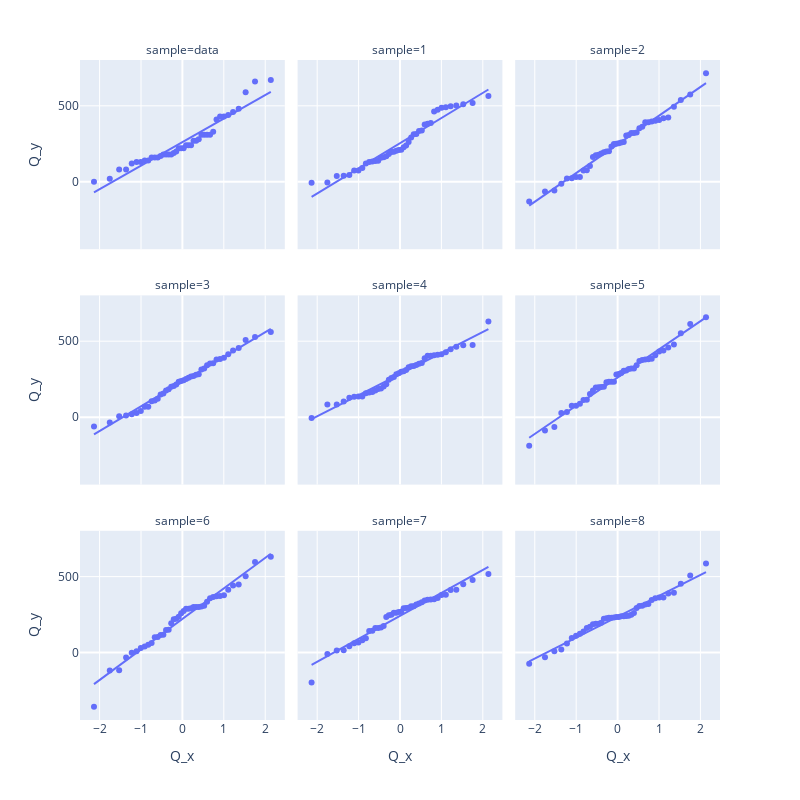

Notebook cell for this chart:
### Markdown cell above
Noch besser als der Vergleich des ursprünglichen Diagramms mit einem einzelnen Diagramm, das aus einer Normalverteilung generiert wurde, ist der Vergleich mit vielen weiteren Diagrammen, bei denen zufällig Daten aus einer Normalverteilung generiert wurden. Der folgende Code generiert 9 Plots: in der linken oberen Ecke sieht man den Q-Q-Plot, die den Originaldaten entspricht. Die restlichen Plots zeigen Q-Q-Plots von 8 verschiedenen simulierten *normalverteilten* Daten. Je nachdem, welches Gerät sie benutzen, kann es sinnvoll sein, die Parameter `width` und `height` zu modifizieren oder die Zoom Funktionalität von plotly zu benutzen.

### Code cell
(Q_x, Q_y) = probplot(dairy_queen['cal_fat'], fit=False)

sim_qq_data = [pd.DataFrame({"Q_x": Q_x, "Q_y": Q_y, "sample": "data"})]
for i in range(8):
    sim_norm = np.random.normal(size = len(dairy_queen['cal_fat']), loc = dqmean, scale = dqsd)
    (Q_x, Q_y) = probplot(sim_norm, fit=False)
    sim_qq_data.append( pd.DataFrame({"Q_x": Q_x, "Q_y": Q_y, "sample": str(i+1)}) )
sim_qq_data = pd.concat(sim_qq_data)

px.scatter(sim_qq_data, x="Q_x", y="Q_y", facet_col="sample", facet_col_wrap=3, trendline="ols", width=800, height=800)

### Figure 1 — Plotly figure (JSON) as saved in the notebook; plotly's stock layout.template omitted (floating-point values rounded to 4 significant figures)
{"data": [{"hovertemplate": "sample=data<br>Q_x=%{x}<br>Q_y=%{y}<extra></extra>", "legendgroup": "", "marker": {"color": "#636efa", "symbol": "circle"}, "mode": "markers", "name": "", "orientation": "v", "showlegend": false, "type": "scatter", "x": [-2.135, -1.754, -1.527, -1.36, -1.224, -1.107, -1.004, -0.9103, -0.8241, -0.7436, -0.6677, -0.5955, -0.5262, -0.4594, -0.3946, -0.3314, -0.2695, -0.2086, -0.1485, -0.08887, -0.02959, 0.02959, 0.08887, 0.1485, 0.2086, 0.2695, 0.3314, 0.3946, 0.4594, 0.5262, 0.5955, 0.6677, 0.7436, 0.8241, 0.9103, 1.004, 1.107, 1.224, 1.36, 1.527, 1.754, 2.135], "xaxis": "x7", "y": [0, 20, 80, 80, 120, 130, 130, 140, 140, 160, 160, 160, 170, 180, 180, 180, 180, 190, 200, 220, 220, 220, 240, 240, 240, 270, 270, 280, 310, 310, 310, 310, 330, 410, 430, 430, 440, 460, 480, 590, 660, 670], "yaxis": "y7"}, {"hovertemplate": "<b>OLS trendline</b><br>Q_y = 154.939 * Q_x + 260.476<br>R<sup>2</sup>=0.923481<br><br>sample=data<br>Q_x=%{x}<br>Q_y=%{y} <b>(trend)</b><extra></extra>", "legendgroup": "", "marker": {"color": "#636efa", "symbol": "circle"}, "mode": "lines", "name": "", "showlegend": false, "type": "scatter", "x": [-2.135, -1.754, -1.527, -1.36, -1.224, -1.107, -1.004, -0.9103, -0.8241, -0.7436, -0.6677, -0.5955, -0.5262, -0.4594, -0.3946, -0.3314, -0.2695, -0.2086, -0.1485, -0.08887, -0.02959, 0.02959, 0.08887, 0.1485, 0.2086, 0.2695, 0.3314, 0.3946, 0.4594, 0.5262, 0.5955, 0.6677, 0.7436, 0.8241, 0.9103, 1.004, 1.107, 1.224, 1.36, 1.527, 1.754, 2.135], "xaxis": "x7", "y": [-70.37, -11.29, 23.81, 49.77, 70.87, 88.95, 104.9, 119.4, 132.8, 145.3, 157.0, 168.2, 178.9, 189.3, 199.3, 209.1, 218.7, 228.2, 237.5, 246.7, 255.9, 265.1, 274.2, 283.5, 292.8, 302.2, 311.8, 321.6, 331.7, 342.0, 352.7, 363.9, 375.7, 388.2, 401.5, 416.0, 432.0, 450.1, 471.2, 497.1, 532.2, 591.3], "yaxis": "y7"}, {"hovertemplate": "sample=1<br>Q_x=%{x}<br>Q_y=%{y}<extra></extra>", "legendgroup": "", "marker": {"color": "#636efa", "symbol": "circle"}, "mode": "markers", "name": "", "orientation": "v", "showlegend": false, "type": "scatter", "x": [-2.135, -1.754, -1.527, -1.36, -1.224, -1.107, -1.004, -0.9103, -0.8241, -0.7436, -0.6677, -0.5955, -0.5262, -0.4594, -0.3946, -0.3314, -0.2695, -0.2086, -0.1485, -0.08887, -0.02959, 0.02959, 0.08887, 0.1485, 0.2086, 0.2695, 0.3314, 0.3946, 0.4594, 0.5262, 0.5955, 0.6677, 0.7436, 0.8241, 0.9103, 1.004, 1.107, 1.224, 1.36, 1.527, 1.754, 2.135], "xaxis": "x8", "y": [-6.656, -4.83, 38.24, 39.56, 44.35, 74.02, 74.91, 91.27, 120.1, 129.8, 132.7, 136.7, 138.3, 158.0, 161.6, 167.2, 182.1, 195.7, 197.3, 203.6, 209.6, 210.5, 227.9, 238.8, 261.6, 291.4, 312.9, 313.8, 334.5, 337.4, 376.9, 381.1, 387.0, 463.3, 473.5, 487.0, 491.0, 496.7, 501.5, 509.8, 519.2, 565.1], "yaxis": "y8"}, {"hovertemplate": "<b>OLS trendline</b><br>Q_y = 165.557 * Q_x + 253.915<br>R<sup>2</sup>=0.955343<br><br>sample=1<br>Q_x=%{x}<br>Q_y=%{y} <b>(trend)</b><extra></extra>", "legendgroup": "", "marker": {"color": "#636efa", "symbol": "circle"}, "mode": "lines", "name": "", "showlegend": false, "type": "scatter", "x": [-2.135, -1.754, -1.527, -1.36, -1.224, -1.107, -1.004, -0.9103, -0.8241, -0.7436, -0.6677, -0.5955, -0.5262, -0.4594, -0.3946, -0.3314, -0.2695, -0.2086, -0.1485, -0.08887, -0.02959, 0.02959, 0.08887, 0.1485, 0.2086, 0.2695, 0.3314, 0.3946, 0.4594, 0.5262, 0.5955, 0.6677, 0.7436, 0.8241, 0.9103, 1.004, 1.107, 1.224, 1.36, 1.527, 1.754, 2.135], "xaxis": "x8", "y": [-99.6, -36.47, 1.027, 28.77, 51.32, 70.63, 87.73, 103.2, 117.5, 130.8, 143.4, 155.3, 166.8, 177.9, 188.6, 199.1, 209.3, 219.4, 229.3, 239.2, 249.0, 258.8, 268.6, 278.5, 288.4, 298.5, 308.8, 319.2, 330.0, 341.0, 352.5, 364.5, 377.0, 390.3, 404.6, 420.1, 437.2, 456.5, 479.1, 506.8, 544.3, 607.4], "yaxis": "y8"}, {"hovertemplate": "sample=2<br>Q_x=%{x}<br>Q_y=%{y}<extra></extra>", "legendgroup": "", "marker": {"color": "#636efa", "symbol": "circle"}, "mode": "markers", "name": "", "orientation": "v", "showlegend": false, "type": "scatter", "x": [-2.135, -1.754, -1.527, -1.36, -1.224, -1.107, -1.004, -0.9103, -0.8241, -0.7436, -0.6677, -0.5955, -0.5262, -0.4594, -0.3946, -0.3314, -0.2695, -0.2086, -0.1485, -0.08887, -0.02959, 0.02959, 0.08887, 0.1485, 0.2086, 0.2695, 0.3314, 0.3946, 0.4594, 0.5262, 0.5955, 0.6677, 0.7436, 0.8241, 0.9103, 1.004, 1.107, 1.224, 1.36, 1.527, 1.754, 2.135], "xaxis": "x9", "y": [-129.6, -64.38, -57.0, -13.12, 22.12, 22.9, 30.66, 31.96, 74.78, 75.03, 104.1, 162.6, 174.6, 178.0, 185.5, 193.7, 199.0, 200.2, 232.6, 249.4, 250.7, 253.7, 258.8, 261.3, 304.7, 307.3, 321.5, 321.8, 324.8, 353.0, 361.7, 391.0, 391.2, 396.9, 402.4, 406.6, 418.6, 422.4, 494.2, 538.9, 575.0, 714.5], "yaxis": "y9"}, {"hovertemplate": "<b>OLS trendline</b><br>Q_y = 188.776 * Q_x + 246.289<br>R<sup>2</sup>=0.985875<br><br>sample=2<br>Q_x=%{x}<br>Q_y=%{y} <b>(trend)</b><extra></extra>", "legendgroup": "", "marker": {"color": "#636efa", "symbol": "circle"}, "mode": "lines", "name": "", "showlegend": false, "type": "scatter", "x": [-2.135, -1.754, -1.527, -1.36, -1.224, -1.107, -1.004, -0.9103, -0.8241, -0.7436, -0.6677, -0.5955, -0.5262, -0.4594, -0.3946, -0.3314, -0.2695, -0.2086, -0.1485, -0.08887, -0.02959, 0.02959, 0.08887, 0.1485, 0.2086, 0.2695, 0.3314, 0.3946, 0.4594, 0.5262, 0.5955, 0.6677, 0.7436, 0.8241, 0.9103, 1.004, 1.107, 1.224, 1.36, 1.527, 1.754, 2.135], "xaxis": "x9", "y": [-156.8, -84.83, -42.07, -10.44, 15.28, 37.3, 56.79, 74.45, 90.72, 105.9, 120.2, 133.9, 146.9, 159.6, 171.8, 183.7, 195.4, 206.9, 218.3, 229.5, 240.7, 251.9, 263.1, 274.3, 285.7, 297.2, 308.8, 320.8, 333.0, 345.6, 358.7, 372.3, 386.7, 401.9, 418.1, 435.8, 455.3, 477.3, 503.0, 534.6, 577.4, 649.4], "yaxis": "y9"}, {"hovertemplate": "sample=3<br>Q_x=%{x}<br>Q_y=%{y}<extra></extra>", "legendgroup": "", "marker": {"color": "#636efa", "symbol": "circle"}, "mode": "markers", "name": "", "orientation": "v", "showlegend": false, "type": "scatter", "x": [-2.135, -1.754, -1.527, -1.36, -1.224, -1.107, -1.004, -0.9103, -0.8241, -0.7436, -0.6677, -0.5955, -0.5262, -0.4594, -0.3946, -0.3314, -0.2695, -0.2086, -0.1485, -0.08887, -0.02959, 0.02959, 0.08887, 0.1485, 0.2086, 0.2695, 0.3314, 0.3946, 0.4594, 0.5262, 0.5955, 0.6677, 0.7436, 0.8241, 0.9103, 1.004, 1.107, 1.224, 1.36, 1.527, 1.754, 2.135], "xaxis": "x4", "y": [-61.76, -34.52, 5.82, 11.64, 19.71, 27.16, 40.31, 68.73, 68.84, 105.5, 110.4, 121.3, 148.6, 156.6, 175.2, 184.4, 200.6, 204.9, 215.8, 233.6, 238.6, 243.6, 251.0, 259.3, 267.2, 270.4, 279.4, 282.9, 313.0, 319.9, 342.2, 353.1, 355.5, 380.3, 383.0, 391.4, 413.6, 438.3, 455.4, 508.2, 528.2, 561.2], "yaxis": "y4"}, {"hovertemplate": "<b>OLS trendline</b><br>Q_y = 162.571 * Q_x + 234.249<br>R<sup>2</sup>=0.990736<br><br>sample=3<br>Q_x=%{x}<br>Q_y=%{y} <b>(trend)</b><extra></extra>", "legendgroup": "", "marker": {"color": "#636efa", "symbol": "circle"}, "mode": "lines", "name": "", "showlegend": false, "type": "scatter", "x": [-2.135, -1.754, -1.527, -1.36, -1.224, -1.107, -1.004, -0.9103, -0.8241, -0.7436, -0.6677, -0.5955, -0.5262, -0.4594, -0.3946, -0.3314, -0.2695, -0.2086, -0.1485, -0.08887, -0.02959, 0.02959, 0.08887, 0.1485, 0.2086, 0.2695, 0.3314, 0.3946, 0.4594, 0.5262, 0.5955, 0.6677, 0.7436, 0.8241, 0.9103, 1.004, 1.107, 1.224, 1.36, 1.527, 1.754, 2.135], "xaxis": "x4", "y": [-112.9, -50.9, -14.08, 13.16, 35.31, 54.27, 71.06, 86.27, 100.3, 113.4, 125.7, 137.4, 148.7, 159.6, 170.1, 180.4, 190.4, 200.3, 210.1, 219.8, 229.4, 239.1, 248.7, 258.4, 268.2, 278.1, 288.1, 298.4, 308.9, 319.8, 331.1, 342.8, 355.1, 368.2, 382.2, 397.4, 414.2, 433.2, 455.3, 482.6, 519.4, 581.4], "yaxis": "y4"}, {"hovertemplate": "sample=4<br>Q_x=%{x}<br>Q_y=%{y}<extra></extra>", "legendgroup": "", "marker": {"color": "#636efa", "symbol": "circle"}, "mode": "markers", "name": "", "orientation": "v", "showlegend": false, "type": "scatter", "x": [-2.135, -1.754, -1.527, -1.36, -1.224, -1.107, -1.004, -0.9103, -0.8241, -0.7436, -0.6677, -0.5955, -0.5262, -0.4594, -0.3946, -0.3314, -0.2695, -0.2086, -0.1485, -0.08887, -0.02959, 0.02959, 0.08887, 0.1485, 0.2086, 0.2695, 0.3314, 0.3946, 0.4594, 0.5262, 0.5955, 0.6677, 0.7436, 0.8241, 0.9103, 1.004, 1.107, 1.224, 1.36, 1.527, 1.754, 2.135], "xaxis": "x5", "y": [-4.839, 83.66, 83.93, 103.5, 127.2, 135.0, 135.8, 136.6, 157.3, 163.1, 165.3, 175.4, 185.9, 188.7, 201.3, 216.2, 247.1, 257.8, 265.0, 283.1, 289.0, 298.9, 301.7, 309.8, 329.2, 335.1, 336.5, 342.6, 351.4, 357.3, 388.3, 404.8, 404.8, 408.2, 411.1, 414.9, 426.9, 446.4, 463.2, 473.1, 475.5, 629.1], "yaxis": "y5"}, {"hovertemplate": "<b>OLS trendline</b><br>Q_y = 138.503 * Q_x + 283.447<br>R<sup>2</sup>=0.978809<br><br>sample=4<br>Q_x=%{x}<br>Q_y=%{y} <b>(trend)</b><extra></extra>", "legendgroup": "", "marker": {"color": "#636efa", "symbol": "circle"}, "mode": "lines", "name": "", "showlegend": false, "type": "scatter", "x": [-2.135, -1.754, -1.527, -1.36, -1.224, -1.107, -1.004, -0.9103, -0.8241, -0.7436, -0.6677, -0.5955, -0.5262, -0.4594, -0.3946, -0.3314, -0.2695, -0.2086, -0.1485, -0.08887, -0.02959, 0.02959, 0.08887, 0.1485, 0.2086, 0.2695, 0.3314, 0.3946, 0.4594, 0.5262, 0.5955, 0.6677, 0.7436, 0.8241, 0.9103, 1.004, 1.107, 1.224, 1.36, 1.527, 1.754, 2.135], "xaxis": "x5", "y": [-12.3, 40.51, 71.88, 95.09, 114.0, 130.1, 144.4, 157.4, 169.3, 180.5, 191.0, 201.0, 210.6, 219.8, 228.8, 237.5, 246.1, 254.6, 262.9, 271.1, 279.3, 287.5, 295.8, 304.0, 312.3, 320.8, 329.3, 338.1, 347.1, 356.3, 365.9, 375.9, 386.4, 397.6, 409.5, 422.5, 436.8, 452.9, 471.8, 495.0, 526.4, 579.2], "yaxis": "y5"}, {"hovertemplate": "sample=5<br>Q_x=%{x}<br>Q_y=%{y}<extra></extra>", "legendgroup": "", "marker": {"color": "#636efa", "symbol": "circle"}, "mode": "markers", "name": "", "orientation": "v", "showlegend": false, "type": "scatter", "x": [-2.135, -1.754, -1.527, -1.36, -1.224, -1.107, -1.004, -0.9103, -0.8241, -0.7436, -0.6677, -0.5955, -0.5262, -0.4594, -0.3946, -0.3314, -0.2695, -0.2086, -0.1485, -0.08887, -0.02959, 0.02959, 0.08887, 0.1485, 0.2086, 0.2695, 0.3314, 0.3946, 0.4594, 0.5262, 0.5955, 0.6677, 0.7436, 0.8241, 0.9103, 1.004, 1.107, 1.224, 1.36, 1.527, 1.754, 2.135], "xaxis": "x6", "y": [-188.3, -88.27, -65.43, 27.04, 34.79, 74.42, 74.78, 88.8, 112.8, 114.2, 151.9, 175.4, 196.0, 197.7, 199.3, 200.9, 229.6, 232.6, 233.0, 233.3, 281.0, 284.0, 291.2, 306.3, 308.0, 317.7, 320.6, 320.9, 342.2, 369.5, 376.0, 380.0, 381.5, 385.3, 408.0, 432.2, 438.3, 457.8, 478.4, 552.6, 613.8, 658.4], "yaxis": "y6"}, {"hovertemplate": "<b>OLS trendline</b><br>Q_y = 185.46 * Q_x + 260.432<br>R<sup>2</sup>=0.987635<br><br>sample=5<br>Q_x=%{x}<br>Q_y=%{y} <b>(trend)</b><extra></extra>", "legendgroup": "", "marker": {"color": "#636efa", "symbol": "circle"}, "mode": "lines", "name": "", "showlegend": false, "type": "scatter", "x": [-2.135, -1.754, -1.527, -1.36, -1.224, -1.107, -1.004, -0.9103, -0.8241, -0.7436, -0.6677, -0.5955, -0.5262, -0.4594, -0.3946, -0.3314, -0.2695, -0.2086, -0.1485, -0.08887, -0.02959, 0.02959, 0.08887, 0.1485, 0.2086, 0.2695, 0.3314, 0.3946, 0.4594, 0.5262, 0.5955, 0.6677, 0.7436, 0.8241, 0.9103, 1.004, 1.107, 1.224, 1.36, 1.527, 1.754, 2.135], "xaxis": "x6", "y": [-135.6, -64.87, -22.86, 8.216, 33.48, 55.12, 74.27, 91.61, 107.6, 122.5, 136.6, 150.0, 162.8, 175.2, 187.3, 199.0, 210.5, 221.7, 232.9, 244.0, 254.9, 265.9, 276.9, 288.0, 299.1, 310.4, 321.9, 333.6, 345.6, 358.0, 370.9, 384.3, 398.3, 413.3, 429.2, 446.6, 465.7, 487.4, 512.6, 543.7, 585.7, 656.4], "yaxis": "y6"}, {"hovertemplate": "sample=6<br>Q_x=%{x}<br>Q_y=%{y}<extra></extra>", "legendgroup": "", "marker": {"color": "#636efa", "symbol": "circle"}, "mode": "markers", "name": "", "orientation": "v", "showlegend": false, "type": "scatter", "x": [-2.135, -1.754, -1.527, -1.36, -1.224, -1.107, -1.004, -0.9103, -0.8241, -0.7436, -0.6677, -0.5955, -0.5262, -0.4594, -0.3946, -0.3314, -0.2695, -0.2086, -0.1485, -0.08887, -0.02959, 0.02959, 0.08887, 0.1485, 0.2086, 0.2695, 0.3314, 0.3946, 0.4594, 0.5262, 0.5955, 0.6677, 0.7436, 0.8241, 0.9103, 1.004, 1.107, 1.224, 1.36, 1.527, 1.754, 2.135], "xaxis": "x", "y": [-356.9, -118.4, -116.7, -32.76, -0.6389, 8.622, 30.23, 39.33, 51.65, 63.28, 101.0, 101.7, 116.3, 116.7, 148.7, 150.7, 192.9, 219.3, 223.0, 235.4, 259.0, 272.9, 288.1, 288.3, 291.9, 299.6, 300.0, 300.5, 303.6, 308.8, 333.7, 358.0, 366.0, 370.9, 372.9, 377.0, 413.6, 441.3, 448.0, 502.8, 596.1, 630.7], "yaxis": "y"}, {"hovertemplate": "<b>OLS trendline</b><br>Q_y = 200.822 * Q_x + 221.359<br>R<sup>2</sup>=0.970271<br><br>sample=6<br>Q_x=%{x}<br>Q_y=%{y} <b>(trend)</b><extra></extra>", "legendgroup": "", "marker": {"color": "#636efa", "symbol": "circle"}, "mode": "lines", "name": "", "showlegend": false, "type": "scatter", "x": [-2.135, -1.754, -1.527, -1.36, -1.224, -1.107, -1.004, -0.9103, -0.8241, -0.7436, -0.6677, -0.5955, -0.5262, -0.4594, -0.3946, -0.3314, -0.2695, -0.2086, -0.1485, -0.08887, -0.02959, 0.02959, 0.08887, 0.1485, 0.2086, 0.2695, 0.3314, 0.3946, 0.4594, 0.5262, 0.5955, 0.6677, 0.7436, 0.8241, 0.9103, 1.004, 1.107, 1.224, 1.36, 1.527, 1.754, 2.135], "xaxis": "x", "y": [-207.5, -130.9, -85.4, -51.75, -24.39, -0.9651, 19.77, 38.56, 55.86, 72.02, 87.26, 101.8, 115.7, 129.1, 142.1, 154.8, 167.2, 179.5, 191.5, 203.5, 215.4, 227.3, 239.2, 251.2, 263.2, 275.5, 287.9, 300.6, 313.6, 327.0, 340.9, 355.5, 370.7, 386.9, 404.2, 422.9, 443.7, 467.1, 494.5, 528.1, 573.6, 650.2], "yaxis": "y"}, {"hovertemplate": "sample=7<br>Q_x=%{x}<br>Q_y=%{y}<extra></extra>", "legendgroup": "", "marker": {"color": "#636efa", "symbol": "circle"}, "mode": "markers", "name": "", "orientation": "v", "showlegend": false, "type": "scatter", "x": [-2.135, -1.754, -1.527, -1.36, -1.224, -1.107, -1.004, -0.9103, -0.8241, -0.7436, -0.6677, -0.5955, -0.5262, -0.4594, -0.3946, -0.3314, -0.2695, -0.2086, -0.1485, -0.08887, -0.02959, 0.02959, 0.08887, 0.1485, 0.2086, 0.2695, 0.3314, 0.3946, 0.4594, 0.5262, 0.5955, 0.6677, 0.7436, 0.8241, 0.9103, 1.004, 1.107, 1.224, 1.36, 1.527, 1.754, 2.135], "xaxis": "x2", "y": [-197.7, -9.354, 14.23, 15.39, 40.88, 61.53, 66.01, 81.36, 94.6, 141.5, 143.3, 161.0, 161.7, 164.6, 175.1, 233.9, 245.8, 248.9, 262.0, 262.1, 267.4, 269.0, 292.3, 292.8, 295.6, 304.3, 304.6, 315.7, 322.4, 330.4, 342.6, 347.1, 349.0, 350.8, 358.8, 378.1, 380.7, 411.9, 413.0, 450.0, 477.0, 516.8], "yaxis": "y2"}, {"hovertemplate": "<b>OLS trendline</b><br>Q_y = 151.235 * Q_x + 241.365<br>R<sup>2</sup>=0.959818<br><br>sample=7<br>Q_x=%{x}<br>Q_y=%{y} <b>(trend)</b><extra></extra>", "legendgroup": "", "marker": {"color": "#636efa", "symbol": "circle"}, "mode": "lines", "name": "", "showlegend": false, "type": "scatter", "x": [-2.135, -1.754, -1.527, -1.36, -1.224, -1.107, -1.004, -0.9103, -0.8241, -0.7436, -0.6677, -0.5955, -0.5262, -0.4594, -0.3946, -0.3314, -0.2695, -0.2086, -0.1485, -0.08887, -0.02959, 0.02959, 0.08887, 0.1485, 0.2086, 0.2695, 0.3314, 0.3946, 0.4594, 0.5262, 0.5955, 0.6677, 0.7436, 0.8241, 0.9103, 1.004, 1.107, 1.224, 1.36, 1.527, 1.754, 2.135], "xaxis": "x2", "y": [-81.57, -23.9, 10.35, 35.69, 56.29, 73.94, 89.55, 103.7, 116.7, 128.9, 140.4, 151.3, 161.8, 171.9, 181.7, 191.2, 200.6, 209.8, 218.9, 227.9, 236.9, 245.8, 254.8, 263.8, 272.9, 282.1, 291.5, 301.0, 310.8, 320.9, 331.4, 342.3, 353.8, 366.0, 379.0, 393.2, 408.8, 426.4, 447.0, 472.4, 506.6, 564.3], "yaxis": "y2"}, {"hovertemplate": "sample=8<br>Q_x=%{x}<br>Q_y=%{y}<extra></extra>", "legendgroup": "", "marker": {"color": "#636efa", "symbol": "circle"}, "mode": "markers", "name": "", "orientation": "v", "showlegend": false, "type": "scatter", "x": [-2.135, -1.754, -1.527, -1.36, -1.224, -1.107, -1.004, -0.9103, -0.8241, -0.7436, -0.6677, -0.5955, -0.5262, -0.4594, -0.3946, -0.3314, -0.2695, -0.2086, -0.1485, -0.08887, -0.02959, 0.02959, 0.08887, 0.1485, 0.2086, 0.2695, 0.3314, 0.3946, 0.4594, 0.5262, 0.5955, 0.6677, 0.7436, 0.8241, 0.9103, 1.004, 1.107, 1.224, 1.36, 1.527, 1.754, 2.135], "xaxis": "x3", "y": [-73.39, -30.37, 8.181, 19.42, 59.2, 96.54, 111.3, 123.2, 139.2, 161.2, 169.1, 186.6, 190.3, 190.5, 195.9, 223.2, 225.5, 228.4, 229.3, 230.9, 233.6, 234.8, 239.6, 239.6, 241.1, 241.9, 249.4, 261.1, 293.2, 306.7, 307.9, 315.8, 319.2, 346.1, 357.4, 362.3, 363.1, 388.1, 394.4, 452.5, 507.2, 586.2], "yaxis": "y3"}, {"hovertemplate": "<b>OLS trendline</b><br>Q_y = 137.568 * Q_x + 236.318<br>R<sup>2</sup>=0.974039<br><br>sample=8<br>Q_x=%{x}<br>Q_y=%{y} <b>(trend)</b><extra></extra>", "legendgroup": "", "marker": {"color": "#636efa", "symbol": "circle"}, "mode": "lines", "name": "", "showlegend": false, "type": "scatter", "x": [-2.135, -1.754, -1.527, -1.36, -1.224, -1.107, -1.004, -0.9103, -0.8241, -0.7436, -0.6677, -0.5955, -0.5262, -0.4594, -0.3946, -0.3314, -0.2695, -0.2086, -0.1485, -0.08887, -0.02959, 0.02959, 0.08887, 0.1485, 0.2086, 0.2695, 0.3314, 0.3946, 0.4594, 0.5262, 0.5955, 0.6677, 0.7436, 0.8241, 0.9103, 1.004, 1.107, 1.224, 1.36, 1.527, 1.754, 2.135], "xaxis": "x3", "y": [-57.43, -4.977, 26.18, 49.23, 67.97, 84.02, 98.23, 111.1, 123.0, 134.0, 144.5, 154.4, 163.9, 173.1, 182.0, 190.7, 199.2, 207.6, 215.9, 224.1, 232.2, 240.4, 248.5, 256.7, 265.0, 273.4, 281.9, 290.6, 299.5, 308.7, 318.2, 328.2, 338.6, 349.7, 361.5, 374.4, 388.6, 404.7, 423.4, 446.5, 477.6, 530.1], "yaxis": "y3"}], "layout": {"annotations": [{"font": {}, "showarrow": false, "text": "sample=6", "x": 0.16, "xanchor": "center", "xref": "paper", "y": 0.2867, "yanchor": "bottom", "yref": "paper"}, {"font": {}, "showarrow": false, "text": "sample=7", "x": 0.5, "xanchor": "center", "xref": "paper", "y": 0.2867, "yanchor": "bottom", "yref": "paper"}, {"font": {}, "showarrow": false, "text": "sample=8", "x": 0.84, "xanchor": "center", "xref": "paper", "y": 0.2867, "yanchor": "bottom", "yref": "paper"}, {"font": {}, "showarrow": false, "text": "sample=3", "x": 0.16, "xanchor": "center", "xref": "paper", "y": 0.6433, "yanchor": "bottom", "yref": "paper"}, {"font": {}, "showarrow": false, "text": "sample=4", "x": 0.5, "xanchor": "center", "xref": "paper", "y": 0.6433, "yanchor": "bottom", "yref": "paper"}, {"font": {}, "showarrow": false, "text": "sample=5", "x": 0.84, "xanchor": "center", "xref": "paper", "y": 0.6433, "yanchor": "bottom", "yref": "paper"}, {"font": {}, "showarrow": false, "text": "sample=data", "x": 0.16, "xanchor": "center", "xref": "paper", "y": 1.0, "yanchor": "bottom", "yref": "paper"}, {"font": {}, "showarrow": false, "text": "sample=1", "x": 0.5, "xanchor": "center", "xref": "paper", "y": 1.0, "yanchor": "bottom", "yref": "paper"}, {"font": {}, "showarrow": false, "text": "sample=2", "x": 0.84, "xanchor": "center", "xref": "paper", "y": 1.0, "yanchor": "bottom", "yref": "paper"}], "height": 800, "legend": {"tracegroupgap": 0}, "margin": {"t": 60}, "width": 800, "xaxis": {"anchor": "y", "domain": [0, 0.32], "title": {"text": "Q_x"}}, "xaxis2": {"anchor": "y2", "domain": [0.34, 0.66], "matches": "x", "title": {"text": "Q_x"}}, "xaxis3": {"anchor": "y3", "domain": [0.68, 1.0], "matches": "x", "title": {"text": "Q_x"}}, "xaxis4": {"anchor": "y4", "domain": [0, 0.32], "matches": "x", "showticklabels": false}, "xaxis5": {"anchor": "y5", "domain": [0.34, 0.66], "matches": "x", "showticklabels": false}, "xaxis6": {"anchor": "y6", "domain": [0.68, 1.0], "matches": "x", "showticklabels": false}, "xaxis7": {"anchor": "y7", "domain": [0, 0.32], "matches": "x", "showticklabels": false}, "xaxis8": {"anchor": "y8", "domain": [0.34, 0.66], "matches": "x", "showticklabels": false}, "xaxis9": {"anchor": "y9", "domain": [0.68, 1.0], "matches": "x", "showticklabels": false}, "yaxis": {"anchor": "x", "domain": [0, 0.2867], "title": {"text": "Q_y"}}, "yaxis2": {"anchor": "x2", "domain": [0, 0.2867], "matches": "y", "showticklabels": false}, "yaxis3": {"anchor": "x3", "domain": [0, 0.2867], "matches": "y", "showticklabels": false}, "yaxis4": {"anchor": "x4", "domain": [0.3567, 0.6433], "matches": "y", "title": {"text": "Q_y"}}, "yaxis5": {"anchor": "x5", "domain": [0.3567, 0.6433], "matches": "y", "showticklabels": false}, "yaxis6": {"anchor": "x6", "domain": [0.3567, 0.6433], "matches": "y", "showticklabels": false}, "yaxis7": {"anchor": "x7", "domain": [0.7133, 1.0], "matches": "y", "title": {"text": "Q_y"}}, "yaxis8": {"anchor": "x8", "domain": [0.7133, 1.0], "matches": "y", "showticklabels": false}, "yaxis9": {"anchor": "x9", "domain": [0.7133, 1.0], "matches": "y", "showticklabels": false}}}
